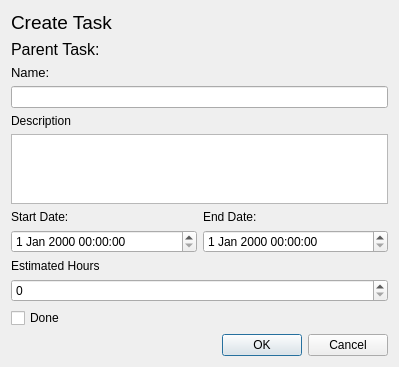
<?xml version="1.0" encoding="UTF-8"?>
<ui version="4.0">
 <class>Dialog</class>
 <widget class="QDialog" name="Dialog">
  <property name="geometry">
   <rect>
    <x>0</x>
    <y>0</y>
    <width>399</width>
    <height>357</height>
   </rect>
  </property>
  <property name="windowTitle">
   <string>Dialog</string>
  </property>
  <layout class="QVBoxLayout" name="verticalLayout">
   <item>
    <widget class="QLabel" name="title_label">
     <property name="font">
      <font>
       <pointsize>14</pointsize>
      </font>
     </property>
     <property name="text">
      <string>Create Task</string>
     </property>
    </widget>
   </item>
   <item>
    <widget class="QLabel" name="parent_label">
     <property name="font">
      <font>
       <pointsize>12</pointsize>
      </font>
     </property>
     <property name="text">
      <string>Parent Task:</string>
     </property>
    </widget>
   </item>
   <item>
    <widget class="QLabel" name="name_label">
     <property name="font">
      <font>
       <pointsize>10</pointsize>
      </font>
     </property>
     <property name="text">
      <string>Name:</string>
     </property>
    </widget>
   </item>
   <item>
    <widget class="QLineEdit" name="name_textbox"/>
   </item>
   <item>
    <widget class="QLabel" name="description_label">
     <property name="text">
      <string>Description</string>
     </property>
    </widget>
   </item>
   <item>
    <widget class="QPlainTextEdit" name="description_textbox"/>
   </item>
   <item>
    <layout class="QHBoxLayout" name="dates_laout">
     <item>
      <layout class="QVBoxLayout" name="start_date_layout">
       <item>
        <widget class="QLabel" name="start_date_label">
         <property name="text">
          <string>Start Date:</string>
         </property>
        </widget>
       </item>
       <item>
        <widget class="QDateTimeEdit" name="start_date_edit"/>
       </item>
      </layout>
     </item>
     <item>
      <layout class="QVBoxLayout" name="end_date_layout">
       <item>
        <widget class="QLabel" name="end_date_label">
         <property name="text">
          <string>End Date:</string>
         </property>
        </widget>
       </item>
       <item>
        <widget class="QDateTimeEdit" name="end_date_edit"/>
       </item>
      </layout>
     </item>
    </layout>
   </item>
   <item>
    <widget class="QLabel" name="hours_label">
     <property name="text">
      <string>Estimated Hours</string>
     </property>
    </widget>
   </item>
   <item>
    <widget class="QSpinBox" name="hours_spinbox"/>
   </item>
   <item>
    <widget class="QCheckBox" name="done_checkbox">
     <property name="text">
      <string>Done</string>
     </property>
    </widget>
   </item>
   <item>
    <widget class="QDialogButtonBox" name="button_box">
     <property name="orientation">
      <enum>Qt::Horizontal</enum>
     </property>
     <property name="standardButtons">
      <set>QDialogButtonBox::Cancel|QDialogButtonBox::Ok</set>
     </property>
    </widget>
   </item>
  </layout>
 </widget>
 <resources/>
 <connections>
  <connection>
   <sender>button_box</sender>
   <signal>accepted()</signal>
   <receiver>Dialog</receiver>
   <slot>accept()</slot>
   <hints>
    <hint type="sourcelabel">
     <x>248</x>
     <y>254</y>
    </hint>
    <hint type="destinationlabel">
     <x>157</x>
     <y>274</y>
    </hint>
   </hints>
  </connection>
  <connection>
   <sender>button_box</sender>
   <signal>rejected()</signal>
   <receiver>Dialog</receiver>
   <slot>reject()</slot>
   <hints>
    <hint type="sourcelabel">
     <x>316</x>
     <y>260</y>
    </hint>
    <hint type="destinationlabel">
     <x>286</x>
     <y>274</y>
    </hint>
   </hints>
  </connection>
 </connections>
</ui>
